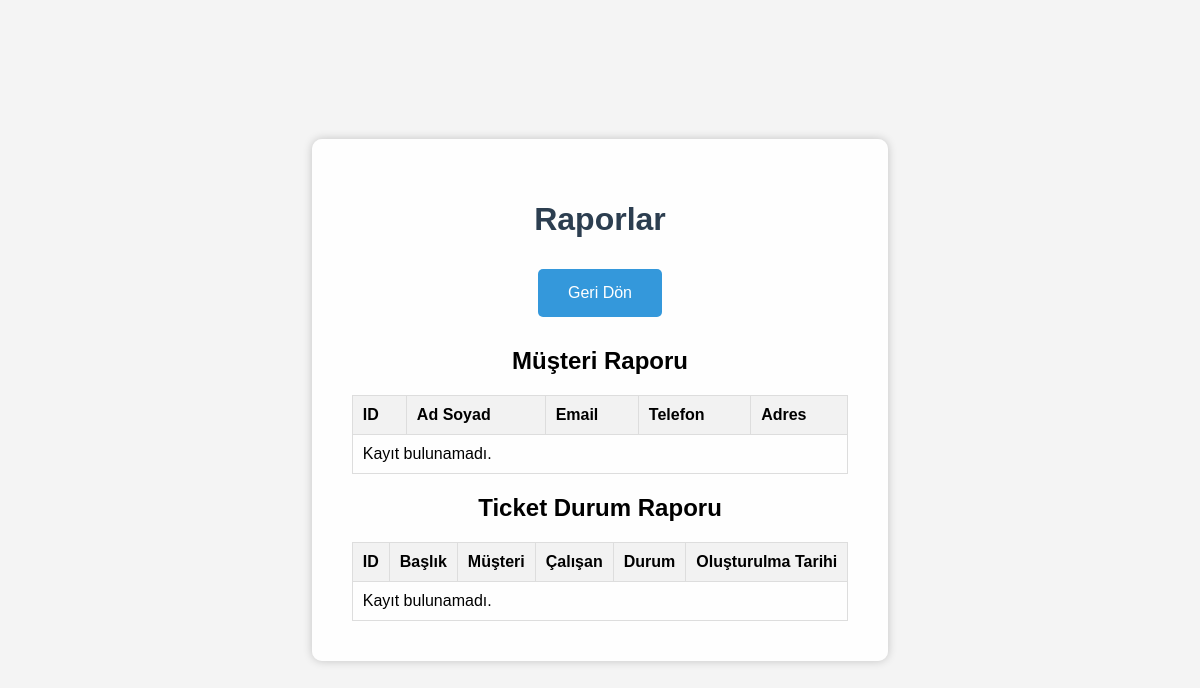
/report.php, run on an earlier commit of the app's database.
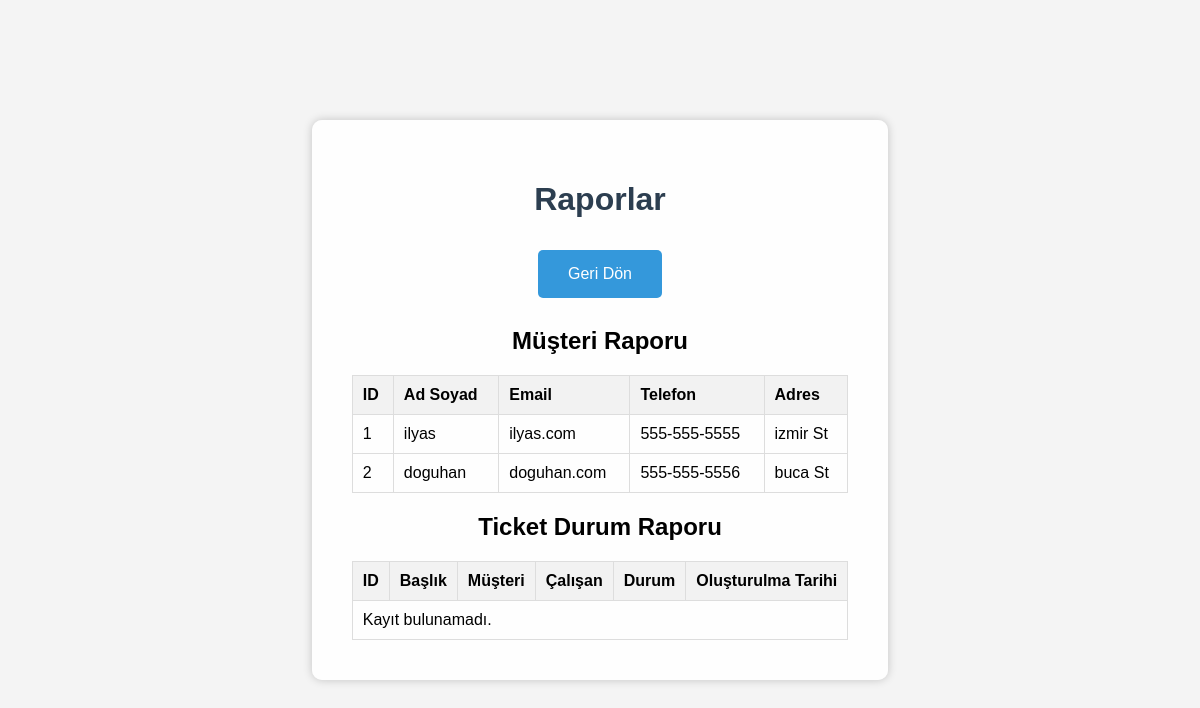
And on a later commit of the database.
### tables this page shows
CREATE TABLE IF NOT EXISTS musteriler (
    id INT AUTO_INCREMENT PRIMARY KEY,
    ad_soyad VARCHAR(255) NOT NULL,
    email VARCHAR(255),
    telefon VARCHAR(20),
    adres VARCHAR(255)
);

### report.php (the view, shortened to what this page needs)
<!DOCTYPE html>
<html lang="tr">
<head>
    <link rel="stylesheet" href="crm.css">
</head>
<body>
    <div id="container">
        <h1>Raporlar</h1>
        <div class="nav">
            <button onclick="window.location.href='crm.php'">Geri Dön</button>
        </div>
        <h2>Müşteri Raporu</h2>
        <table>
            <thead>
                <tr>
                    <th>ID</th>
                    <th>Ad Soyad</th>
                    <th>Email</th>
                    <th>Telefon</th>
                    <th>Adres</th>
                </tr>
            </thead>
            <tbody>
                <?php
                include 'db_connect.php';
                $sql = "SELECT * FROM musteriler";
                $result = $conn->query($sql);
                if ($result->num_rows > 0) {
                    while($row = $result->fetch_assoc()) {
                        echo "<tr>
                                <td>{$row['id']}</td>
                                <td>{$row['ad_soyad']}</td>
                                <td>{$row['email']}</td>
                                <td>{$row['telefon']}</td>
                                <td>{$row['adres']}</td>
                              </tr>";
                    }
                } else {
                    echo "<tr><td colspan='5'>Kayıt bulunamadı.</td></tr>";
                }
                ?>
            </tbody>
        </table>
        <h2>Ticket Durum Raporu</h2>
        <table>
            <thead>
                <tr>
                    <th>ID</th>
                    <th>Başlık</th>
                    <th>Müşteri</th>
                    <th>Çalışan</th>
                    <th>Durum</th>
                    <th>Oluşturulma Tarihi</th>
                </tr>
            </thead>
            <tbody>
                <?php
                include 'db_connect.php';
                $sql = "SELECT t.id, t.title, m.ad_soyad AS customer, i.ad_soyad AS employee, t.status, t.created_at
                        FROM tickets t
                        JOIN musteriler m ON t.customer_id = m.id
                        JOIN insan_kaynaklari i ON t.employee_id = i.id";
                $result = $conn->query($sql);
                if ($result->num_rows > 0) {
                    while($row = $result->fetch_assoc()) {
                        echo "<tr>
                                <td>{$row['id']}</td>
                                <td>{$row['title']}</td>
                                <td>{$row['customer']}</td>
                                <td>{$row['employee']}</td>
                                <td>{$row['status']}</td>
                                <td>{$row['created_at']}</td>
                              </tr>";
                    }
                } else {
                    echo "<tr><td colspan='6'>Kayıt bulunamadı.</td></tr>";
                }
                ?>
            </tbody>
        </table>
    </div>
</body>
</html>

What changed in the data, as far as the page shows it:
added musteriler: id "1", ad_soyad "ilyas", email "ilyas.com", telefon "555-555-5555", adres "izmir St"
added musteriler: id "2", ad_soyad "doguhan", email "doguhan.com", telefon "555-555-5556", adres "buca St"
Also different on the page:
text no longer shown: "Kayıt bulunamadı."
